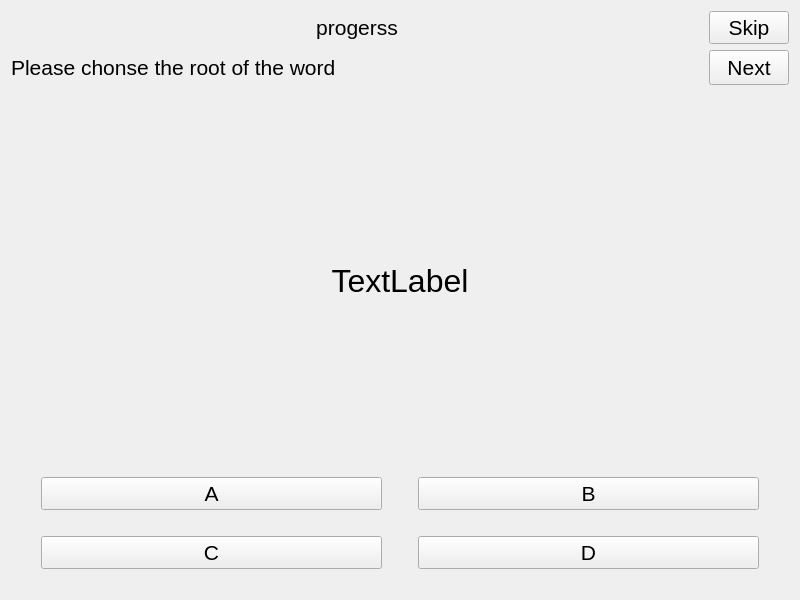
<?xml version="1.0" encoding="UTF-8"?>
<ui version="4.0">
 <class>WordWidget</class>
 <widget class="QWidget" name="WordWidget">
  <property name="geometry">
   <rect>
    <x>0</x>
    <y>0</y>
    <width>800</width>
    <height>600</height>
   </rect>
  </property>
  <property name="windowTitle">
   <string>Form</string>
  </property>
  <layout class="QVBoxLayout" name="verticalLayout_2">
   <item>
    <layout class="QVBoxLayout" name="verticalLayout">
     <item>
      <layout class="QHBoxLayout" name="horizontalLayout">
       <item>
        <widget class="QLabel" name="progerssLabel">
         <property name="font">
          <font>
           <pointsize>16</pointsize>
          </font>
         </property>
         <property name="text">
          <string>progerss</string>
         </property>
         <property name="alignment">
          <set>Qt::AlignCenter</set>
         </property>
        </widget>
       </item>
       <item>
        <widget class="QPushButton" name="skipButton">
         <property name="sizePolicy">
          <sizepolicy hsizetype="Maximum" vsizetype="Fixed">
           <horstretch>0</horstretch>
           <verstretch>0</verstretch>
          </sizepolicy>
         </property>
         <property name="font">
          <font>
           <pointsize>16</pointsize>
          </font>
         </property>
         <property name="text">
          <string>Skip</string>
         </property>
        </widget>
       </item>
      </layout>
     </item>
     <item>
      <layout class="QHBoxLayout" name="horizontalLayout_2">
       <item>
        <widget class="QLabel" name="descriptionLabel">
         <property name="minimumSize">
          <size>
           <width>0</width>
           <height>35</height>
          </size>
         </property>
         <property name="font">
          <font>
           <pointsize>16</pointsize>
          </font>
         </property>
         <property name="text">
          <string>Please chonse the root of the word</string>
         </property>
        </widget>
       </item>
       <item>
        <widget class="QPushButton" name="nextButton">
         <property name="sizePolicy">
          <sizepolicy hsizetype="Maximum" vsizetype="Fixed">
           <horstretch>0</horstretch>
           <verstretch>0</verstretch>
          </sizepolicy>
         </property>
         <property name="minimumSize">
          <size>
           <width>0</width>
           <height>35</height>
          </size>
         </property>
         <property name="font">
          <font>
           <pointsize>16</pointsize>
          </font>
         </property>
         <property name="text">
          <string>Next</string>
         </property>
        </widget>
       </item>
      </layout>
     </item>
     <item>
      <widget class="QLabel" name="label">
       <property name="sizePolicy">
        <sizepolicy hsizetype="Preferred" vsizetype="Expanding">
         <horstretch>0</horstretch>
         <verstretch>0</verstretch>
        </sizepolicy>
       </property>
       <property name="font">
        <font>
         <pointsize>24</pointsize>
        </font>
       </property>
       <property name="text">
        <string>TextLabel</string>
       </property>
       <property name="alignment">
        <set>Qt::AlignCenter</set>
       </property>
      </widget>
     </item>
     <item>
      <layout class="QGridLayout" name="gridLayout">
       <item row="0" column="3">
        <widget class="QPushButton" name="BChoiceButton">
         <property name="font">
          <font>
           <pointsize>16</pointsize>
          </font>
         </property>
         <property name="text">
          <string>B</string>
         </property>
        </widget>
       </item>
       <item row="1" column="1">
        <spacer name="verticalSpacer_3">
         <property name="orientation">
          <enum>Qt::Vertical</enum>
         </property>
         <property name="sizeType">
          <enum>QSizePolicy::Fixed</enum>
         </property>
         <property name="sizeHint" stdset="0">
          <size>
           <width>20</width>
           <height>20</height>
          </size>
         </property>
        </spacer>
       </item>
       <item row="2" column="3">
        <widget class="QPushButton" name="DChoiceButton">
         <property name="font">
          <font>
           <pointsize>16</pointsize>
          </font>
         </property>
         <property name="text">
          <string>D</string>
         </property>
        </widget>
       </item>
       <item row="0" column="4">
        <spacer name="horizontalSpacer_3">
         <property name="orientation">
          <enum>Qt::Horizontal</enum>
         </property>
         <property name="sizeType">
          <enum>QSizePolicy::Fixed</enum>
         </property>
         <property name="sizeHint" stdset="0">
          <size>
           <width>30</width>
           <height>20</height>
          </size>
         </property>
        </spacer>
       </item>
       <item row="0" column="1">
        <widget class="QPushButton" name="AChoiceButton">
         <property name="font">
          <font>
           <pointsize>16</pointsize>
          </font>
         </property>
         <property name="text">
          <string>A</string>
         </property>
        </widget>
       </item>
       <item row="0" column="0">
        <spacer name="horizontalSpacer">
         <property name="orientation">
          <enum>Qt::Horizontal</enum>
         </property>
         <property name="sizeType">
          <enum>QSizePolicy::Fixed</enum>
         </property>
         <property name="sizeHint" stdset="0">
          <size>
           <width>30</width>
           <height>20</height>
          </size>
         </property>
        </spacer>
       </item>
       <item row="2" column="1">
        <widget class="QPushButton" name="CChoiceButton">
         <property name="font">
          <font>
           <pointsize>16</pointsize>
          </font>
         </property>
         <property name="text">
          <string>C</string>
         </property>
        </widget>
       </item>
       <item row="0" column="2">
        <spacer name="horizontalSpacer_2">
         <property name="orientation">
          <enum>Qt::Horizontal</enum>
         </property>
         <property name="sizeType">
          <enum>QSizePolicy::Fixed</enum>
         </property>
         <property name="sizeHint" stdset="0">
          <size>
           <width>30</width>
           <height>20</height>
          </size>
         </property>
        </spacer>
       </item>
       <item row="3" column="1">
        <spacer name="verticalSpacer_4">
         <property name="orientation">
          <enum>Qt::Vertical</enum>
         </property>
         <property name="sizeType">
          <enum>QSizePolicy::Fixed</enum>
         </property>
         <property name="sizeHint" stdset="0">
          <size>
           <width>20</width>
           <height>20</height>
          </size>
         </property>
        </spacer>
       </item>
      </layout>
     </item>
    </layout>
   </item>
  </layout>
 </widget>
 <resources/>
 <connections/>
</ui>
